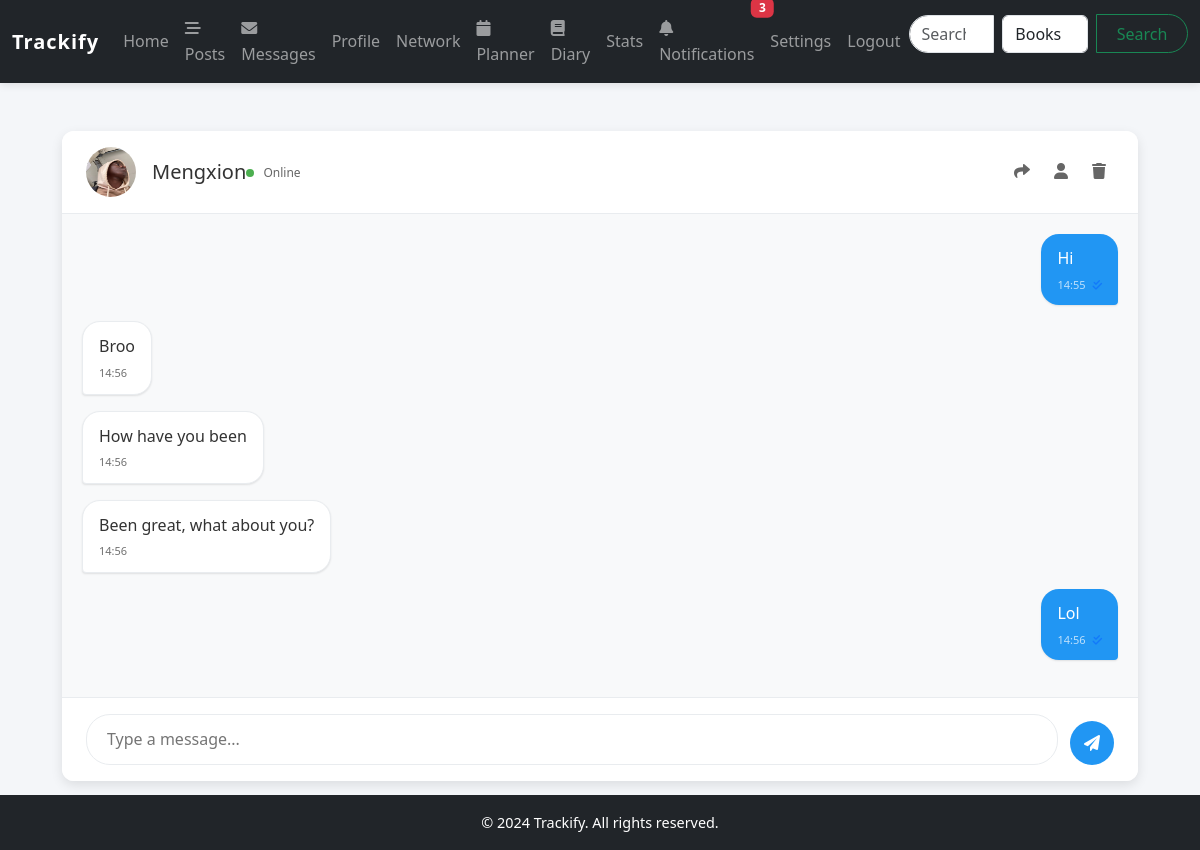
Screenshot of /messages/2 (signed in) with the database file from the repository.
### models/user_model.py (models this page shows, shortened)
class User(db.Model, UserMixin):
    __tablename__ = 'users'
    user_id = db.Column(db.Integer, primary_key=True)
    username = db.Column(db.String(255), unique=True, nullable=False)
    password_hash = db.Column(db.String(255), nullable=False)
    email = db.Column(db.String(255), unique=True, nullable=False)
    join_date = db.Column(db.DateTime, default=datetime.utcnow)
    profile_picture = db.Column(db.String(256), nullable=True)
    bio = db.Column(db.Text, default=None)
    theme = db.Column(db.String(20), default='light')
    notifications_enabled = db.Column(db.Boolean, default=True)
    email_notifications = db.Column(db.Boolean, default=True)
    reset_token = db.Column(db.String(100), unique=True, nullable=True)
    reset_token_expiry = db.Column(db.DateTime, nullable=True)
    ratings = db.relationship('Rating', backref='user', lazy='dynamic')
    reviews = db.relationship('Review', backref='user', lazy='dynamic')
    custom_lists = db.relationship('CustomList', backref='creator', lazy='dynamic')
    messages_sent = db.relationship('Message', foreign_keys='Message.sender_id', backref='sender', lazy='dynamic')
    messages_received = db.relationship('Message', foreign_keys='Message.recipient_id', backref='recipient', lazy='dynamic')
    user_media = db.relationship('UserMedia', backref='user', lazy='dynamic')
    following = db.relationship(
        'Follow',
        foreign_keys='Follow.follower_id',
        backref=db.backref('follower', lazy='joined'),
        lazy='dynamic',
        cascade='all, delete-orphan'
    )
    followers = db.relationship(
        'Follow',
        foreign_keys='Follow.followed_id',
        backref=db.backref('followed', lazy='joined'),
        lazy='dynamic',
        cascade='all, delete-orphan'
    )

### models/social_model.py (models this page shows)
class Message(db.Model):
    __tablename__ = 'messages'
    message_id = db.Column(db.Integer, primary_key=True)
    sender_id = db.Column(db.Integer, db.ForeignKey('users.user_id'), nullable=False)
    recipient_id = db.Column(db.Integer, db.ForeignKey('users.user_id'), nullable=False)
    content = db.Column(db.Text, nullable=False)
    user_media_id = db.Column(db.Integer, db.ForeignKey('user_media.user_media_id'))  # For sharing media
    created_at = db.Column(db.DateTime, default=datetime.utcnow)
    is_read = db.Column(db.Boolean, default=False)

### routes/message_routes.py (the view)
@message_routes.route('/messages/<int:user_id>', methods=['GET'])
@login_required
def conversation(user_id):
    other_user = User.query.get_or_404(user_id)
    if other_user.user_id == current_user.user_id:
        flash('You cannot message yourself', 'error')
        return redirect(url_for('message_routes.messages'))
    messages = Message.query.filter(
        or_(
            and_(Message.sender_id == current_user.user_id, Message.recipient_id == user_id),
            and_(Message.sender_id == user_id, Message.recipient_id == current_user.user_id)
        )
    ).order_by(Message.created_at.asc()).all()
    unread_messages = Message.query.filter(
        and_(
            Message.sender_id == user_id,
            Message.recipient_id == current_user.user_id,
            Message.is_read == False
        )
    ).all()
    for message in unread_messages:
        message.is_read = True
    db.session.commit()
    if request.args.get('partial') == '1':
        return render_template('partials/conversation_inner.html', other_user=other_user, messages=messages)
    return render_template('conversation.html', other_user=other_user, messages=messages)

### models/social_model.py (called while the page is built)
@event.listens_for(Session, "before_commit")
def create_notifications(session):
    if hasattr(current_app, "_pending_notifications"):
        for notification in current_app._pending_notifications:
            session.add(notification)
        del current_app._pending_notifications

### templates/conversation.html (shortened to what this page needs)
{% extends "base.html" %}
{% block extra_css %}
<link rel="stylesheet" href="{{ url_for('static', filename='css/messages.css') }}">
{% endblock %}
{% block content %}
{% include 'partials/conversation_inner.html' %}
{% endblock %}

### templates/partials/conversation_inner.html (shortened to what this page needs)
<div class="conversation-container"
     data-current-user-id="{{ current_user.user_id }}"
     data-other-user-id="{{ other_user.user_id }}"
     data-other-username="{{ other_user.username }}">
    <div class="conversation-header">
        <div class="conversation-user">
            <div class="d-flex align-items-center">
                <a href="{{ url_for('main_routes.profile', username=other_user.username) }}">
                    <img src="{{ url_for('static', filename=other_user.profile_picture) }}" alt="{{ other_user.username }}" class="rounded-circle" width="50" height="50">
                </a>
                <div class="ms-3">
                    <h5 class="mb-0">{{ other_user.username }}</h5>
                </div>
            </div>
            <div class="conversation-status">
                <span class="status-dot"></span>
                <span id="userStatus">Online</span>
            </div>
        </div>
        <div class="conversation-actions">
            <button class="action-btn" onclick="shareMedia()" title="Share Media">
                <i class="fas fa-share"></i>
            </button>
            <button class="action-btn" onclick="showUserProfile()" title="View Profile">
                <i class="fas fa-user"></i>
            </button>
            <button class="action-btn" onclick="clearConversation()" title="Clear Chat">
                <i class="fas fa-trash"></i>
            </button>
        </div>
    </div>
    <div class="messages-area" id="messagesArea" data-other-user-id="{{ other_user.user_id }}" data-current-user-id="{{ current_user.user_id }}">
        {% for message in messages %}
        <div class="message {% if message.sender_id == current_user.user_id %}sent{% else %}received{% endif %}"
             data-message-id="{{ message.message_id }}">
            <div class="message-bubble">
                <div class="message-content">{{ message.content }}</div>
                <div class="message-time">
                    {{ message.created_at.strftime('%H:%M') }}
                    {% if message.sender_id == current_user.user_id %}
                        <i class="fas fa-check-double {% if message.is_read %}text-primary{% endif %} ms-1"></i>
                    {% endif %}
                </div>
            </div>
        </div>
        {% endfor %}
    </div>
    <div class="message-input-area">
        <div class="message-input-container">
            <textarea class="message-input" id="messageInput"
                      placeholder="Type a message..." rows="1"></textarea>
            <button class="send-btn" id="sendBtn" onclick="sendMessage()">
                <i class="fas fa-paper-plane"></i>
            </button>
        </div>
    </div>
</div>

### static/style.css (style rules this page uses)
body { font-family: 'Segoe UI', Tahoma, Geneva, Verdana, sans-serif; line-height: 1.6; margin: 0; padding: 0; background-color: #f4f6f9; color: #333; }
a { color: #007bff; text-decoration: none; }

### static/css/messages.css (style rules this page uses)
.conversation-container { height: calc(100vh - 200px); display: flex; flex-direction: column; background: white; border-radius: 12px; overflow: hidden; box-shadow: 0 4px 12px rgba(0, 0, 0, 0.1); }
.conversation-header { padding: 16px 24px; border-bottom: 1px solid #e9ecef; background: white; display: flex; align-items: center; justify-content: space-between; }
.conversation-user { display: flex; align-items: center; }
.conversation-status { font-size: 12px; color: #666; }
.conversation-actions { display: flex; gap: 8px; }
.action-btn { background: none; border: none; padding: 8px; border-radius: 50%; color: #666; transition: all 0.2s ease; }
.messages-area { flex: 1; overflow-y: auto; padding: 20px; background: #f8f9fa; }
.message { margin-bottom: 16px; display: flex; align-items: flex-end; }
.message.sent { justify-content: flex-end; }
.message.received { justify-content: flex-start; }
.message-bubble { max-width: 70%; padding: 12px 16px; border-radius: 18px; position: relative; word-wrap: break-word; box-shadow: 0 1px 2px rgba(0, 0, 0, 0.1); }
.message.sent .message-bubble { background: #2196f3; color: white; border-bottom-right-radius: 4px; }
.message.received .message-bubble { background: white; color: #333; border: 1px solid #e9ecef; border-bottom-left-radius: 4px; }
.message-time { font-size: 11px; margin-top: 4px; opacity: 0.7; }
.message-input-area { padding: 16px 24px; border-top: 1px solid #e9ecef; background: white; }
.message-input-container { display: flex; align-items: flex-end; gap: 12px; }
.message-input { flex: 1; border: 1px solid #e9ecef; border-radius: 24px; padding: 12px 20px; resize: none; max-height: 120px; transition: all 0.2s ease; }
.send-btn { background: #2196f3; color: white; border: none; border-radius: 50%; width: 44px; height: 44px; display: flex; align-items: center; justify-content: center; transition: all 0.2s ease; }
.conversation-status .status-dot { width: 8px; height: 8px; border-radius: 50%; background: #4caf50; display: inline-block; margin-right: 6px; }

### rows the page displays
User: profile_picture (picture), username "Mengxion"
Message: content "Hi", created_at "14:55", is_read True (drawn)
Message: content "Broo", created_at "14:56"
Message: content "How have you been", created_at "14:56"
Message: content "Been great, what about you?", created_at "14:56"
Message: content "Lol", created_at "14:56", is_read True (drawn)
